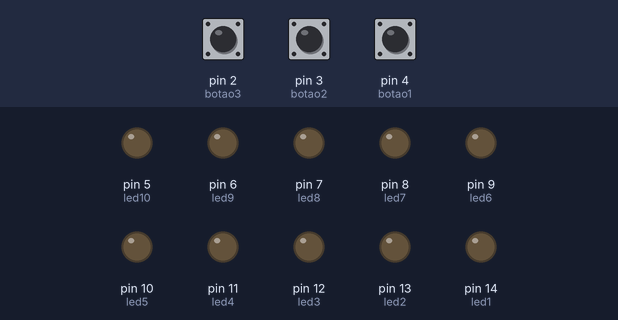
Recording of a sketch running on a simulated Arduino Uno, built with avr-gcc and run on an emulated ATmega328P. On the bench: output pins drawn as LEDs (lit = HIGH). The test bench sets the inputs (shaded band); at power-on: pin 4 (botao1) LOW, pin 2 (botao3) LOW, pin 3 (botao2) LOW.

Above: at 1.2 s.
1.3 s: pin 4 (botao1) pulled HIGH for 0.15 s
At 1.7 s:
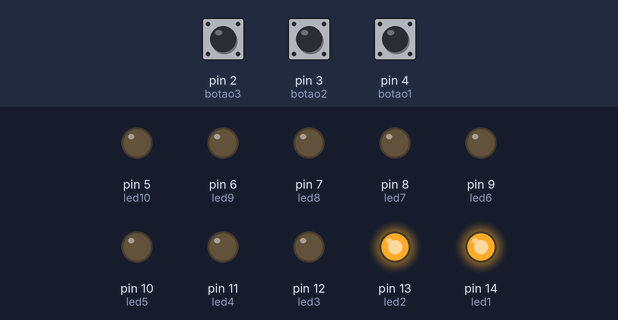
At 4.4 s:
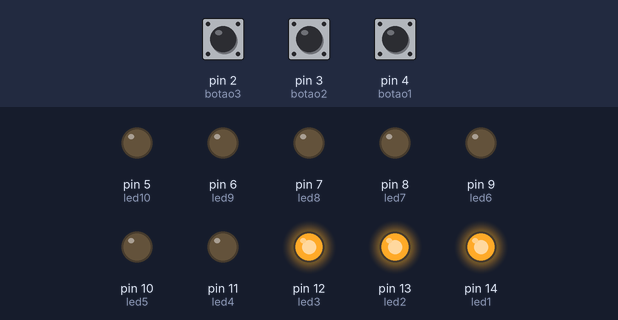
Timing chart, 0 to 21.7 s (numbered marks = the images above; inputs shaded):
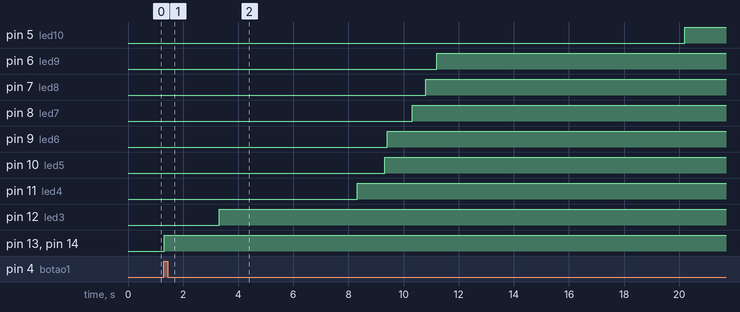

The sketch:

codigo.ino
```cpp
const int led1 = 14;
  const int led2 = 13;
  const int led3 = 12;
  const int led4 = 11;
  const int led5 = 10;
  const int led6 = 9;
  const int led7 = 8;
  const int led8 = 7;
  const int led9 = 6;
  const int led10 = 5 ;
  const int botao1 = 4;
  const int botao2 = 3;
  const int botao3 = 2;

int var1;
int var2;
int var3;

void setup()

{
  pinMode(led1, OUTPUT);
  pinMode(led2, OUTPUT);
  pinMode(led3, OUTPUT);
  pinMode(led4, OUTPUT);
  pinMode(led5, OUTPUT);
  pinMode(led6, OUTPUT);
  pinMode(led7, OUTPUT);
  pinMode(led8, OUTPUT);
  pinMode(led9, OUTPUT);
  pinMode(led10, OUTPUT);
  pinMode(botao1, INPUT);
  pinMode(botao2, INPUT);
  pinMode(botao3, INPUT);


}

void loop()
{
  var1 = digitalRead(botao1);
  var2 = digitalRead(botao2);
  var3 = digitalRead(botao3);
  if(var1){
     digitalWrite(led1,HIGH);
    delay(10);
      digitalWrite(led2,HIGH);
    delay(2000);
      digitalWrite(led3,HIGH);
   delay (5000);
      digitalWrite(led4,HIGH);
    delay(1000);
      digitalWrite(led5,HIGH);
    delay(100);
      digitalWrite(led6,HIGH);
    delay(900);
      digitalWrite(led7,HIGH);
    delay(500);
      digitalWrite(led8,HIGH);
    delay(400);
      digitalWrite(led9,HIGH);
    delay(9000);
      digitalWrite(led10,HIGH);
    delay(60);
  }
  if(var2){
      digitalWrite(led1,HIGH);

      digitalWrite(led2,HIGH);

      digitalWrite(led3,HIGH);

      digitalWrite(led4,HIGH);

      digitalWrite(led5,HIGH);

      digitalWrite(led6,HIGH);

      digitalWrite(led7,HIGH);

      digitalWrite(led8,HIGH);

      digitalWrite(led9,HIGH);

      digitalWrite(led10,HIGH);


  }
  if(var3){
    digitalWrite(led1,LOW);

      digitalWrite(led2,LOW);

      digitalWrite(led3,LOW);

      digitalWrite(led4,LOW);

      digitalWrite(led5,LOW);

      digitalWrite(led6,LOW);

      digitalWrite(led7,LOW);

      digitalWrite(led8,LOW);

      digitalWrite(led9,LOW);

      digitalWrite(led10,LOW);


  }
}
```

Measured:
- after the input at 1.3 s, pin 5 (led10): LOW → HIGH after 18.9 s; pin 6 (led9): LOW → HIGH after 9.9 s; pin 7 (led8): LOW → HIGH after 9.5 s; pin 8 (led7): LOW → HIGH after 9.0 s; pin 9 (led6): LOW → HIGH after 8.1 s
